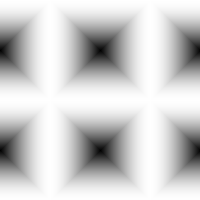
Frame 1 (no input)
Frame 60 (the mouse pressed at the canvas centre just before this capture): identical to frame 1, image omitted
Frame 120 (the mouse held since frame 60 and released just before this capture): identical to frame 1, image omitted

The Processing sketch that drew this single still picture (run headless with seeded random() and noise(); from frame 60 on, the mouse is pressed at the canvas centre):

// Processing sketch: T25_arraySinCos
// ── T25_arraySinCos.pde
PImage img;
float[] sinWave, cosWave;

void setup(){
  size(200,200);
  
  
  sinWave = new float[width];
  cosWave = new float[width];
  
  for(int i=0; i<sinWave.length; i++){
    float r = map(i,0,width,0,TWO_PI);
    sinWave[i] = abs(sin(r));
    cosWave[i] = abs(cos(r));
  }
  
  img = createImage(height,width,RGB);
  img.loadPixels();
  
  for(int x=0; x<width; x++){
    for(int y=0; y<height; y++){
      int loc = x +y*width;
      float c1 = max(sinWave[x],cosWave[y])*255;
      int c2 = (int) c1;
      img.pixels[loc] = color(c2);
    }
  }
  img.updatePixels();
}

void draw(){
  image(img,0,0);
}
